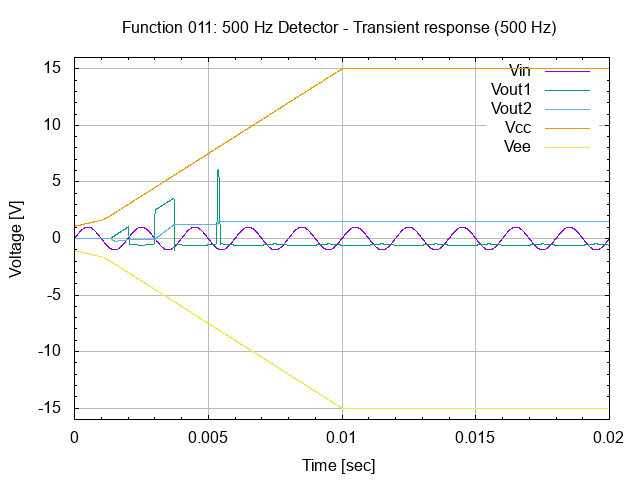

Source code (gnuplot):
# setup terminal
set term png

# setup graph
set output "26.011.00.01.01.02.png"
set title "Function 011: 500 Hz Detector - Transient response (500 Hz)"

# setup Y-axis
set yrange [-16:16]
set grid ytics lt 1 lw 1 lc rgb "#bbbbbb"
set mytics
set ylabel "Voltage [V]"

# setup X-axis
set grid xtics lt 1 lw 1 lc rgb "#bbbbbb"
set mxtics
set xrange [0:0.02]
set xlabel "Time [sec]"

# setup plot style
set style data lines
plot '26.011.00.01.01.dat' using 1:2 title "Vin", \
     '26.011.00.01.01.dat' using 1:3 title "Vout1", \
     '26.011.00.01.01.dat' using 1:4 title "Vout2", \
     '26.011.00.01.01.dat' using 1:5 title "Vcc", \
     '26.011.00.01.01.dat' using 1:6 title "Vee"

# set output back to default
set output

# reset terminal type
set terminal pop
